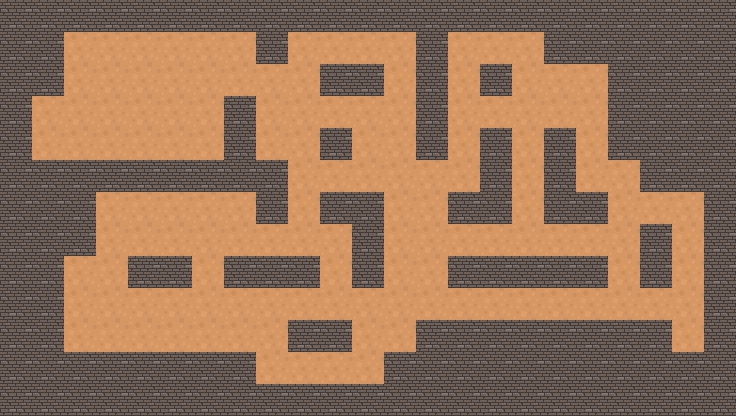

Tiled map render using the project's own tile images. Description and the whole map definition, tile-layer contents included, below:
An orthogonal 23x13 tile map with 32x32 px tiles, 1 tile layer (Прошарок плиток 1).

<map version="1.10" tiledversion="1.10.2" orientation="orthogonal" renderorder="left-up" width="23" height="13" tilewidth="32" tileheight="32" infinite="0" nextlayerid="2" nextobjectid="1">
 <tileset firstgid="1" source="Підлога.tsx" />
 <layer id="1" name="Прошарок плиток 1" width="23" height="13">
  <data encoding="csv">
2,2,2,2,2,2,2,2,2,2,2,2,2,2,2,2,2,2,2,2,2,2,2,
2,2,1,1,1,1,1,1,2,1,1,1,1,2,1,1,1,2,2,2,2,2,2,
2,2,1,1,1,1,1,1,1,1,2,2,1,2,1,2,1,1,1,2,2,2,2,
2,1,1,1,1,1,1,2,1,1,1,1,1,2,1,1,1,1,1,2,2,2,2,
2,1,1,1,1,1,1,2,1,1,2,1,1,2,1,2,1,2,1,2,2,2,2,
2,2,2,2,2,2,2,2,2,1,1,1,1,1,1,2,1,2,1,1,2,2,2,
2,2,2,1,1,1,1,1,2,1,2,2,1,1,2,2,1,2,2,1,1,1,2,
2,2,2,1,1,1,1,1,1,1,1,2,1,1,1,1,1,1,1,1,2,1,2,
2,2,1,1,2,2,1,2,2,2,1,2,1,1,2,2,2,2,2,1,2,1,2,
2,2,1,1,1,1,1,1,1,1,1,1,1,1,1,1,1,1,1,1,1,1,2,
2,2,1,1,1,1,1,1,1,2,2,1,1,2,2,2,2,2,2,2,2,1,2,
2,2,2,2,2,2,2,2,1,1,1,1,2,2,2,2,2,2,2,2,2,2,2,
2,2,2,2,2,2,2,2,2,2,2,2,2,2,2,2,2,2,2,2,2,2,2
</data>
 </layer>
</map>
